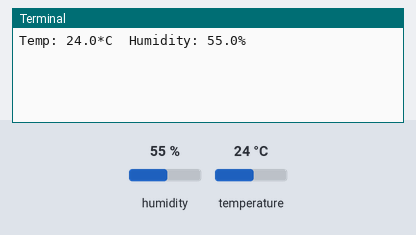
Bench run of a program on a simulated Raspberry Pi (BCM pin numbers). Parts: the last lines printed to the terminal. The test bench sets the inputs (shaded band); at power-on: humidity 55 %, temperature 24 °C.

Above: at 1.2 s.
1.3 s: humidity set to 22 %
At 4.5 s:
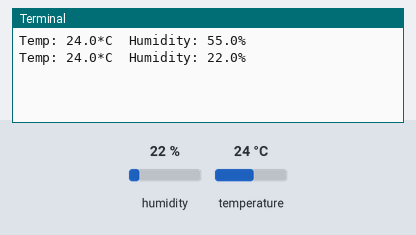
5.9 s: temperature set to 12 °C
At 8.1 s:
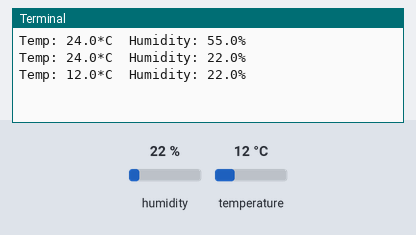
10.5 s: humidity set to 40 %
At 11.7 s:
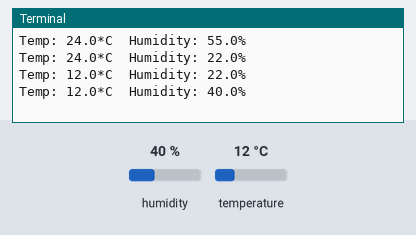
Timing chart, 0 to 13.5 s (numbered marks = the images above; inputs shaded):
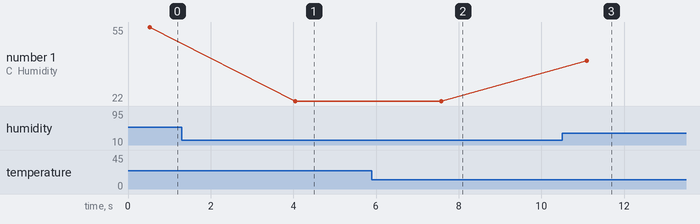

The program:

DHT-22.py
```python
#https://github.com/thyagarajank/Raspberry-Pi-IoT-Sensors-Program
import Adafruit_DHT as dht    # Importing Adafruit library for DHT22
from time import sleep           # Impoting sleep from time library to add delay
try:
    while 1:                # Loop will run forever
        humi, temp = dht.read_retry(dht.DHT22, 17)  # Reading humidity and temperature
        print 'Temp: {0:0.1f}*C  Humidity: {1:0.1f}%'.format(temp, humi)
        sleep(3)
# If keyboard Interrupt is pressed
except KeyboardInterrupt:
    pass  			# Go to next line
```

Measured:
- after the input at 1.3 s, the terminal: prints a new line after 2.8 s (image 1)
- after the input at 5.9 s, the terminal: prints a new line after 1.7 s (image 2)
- after the input at 10.5 s, the terminal: prints a new line after 0.60 s (image 3)
- plotted number 1: 55 → 22 after the input at 1.3 s, 22 → 40 after the input at 10.5 s
